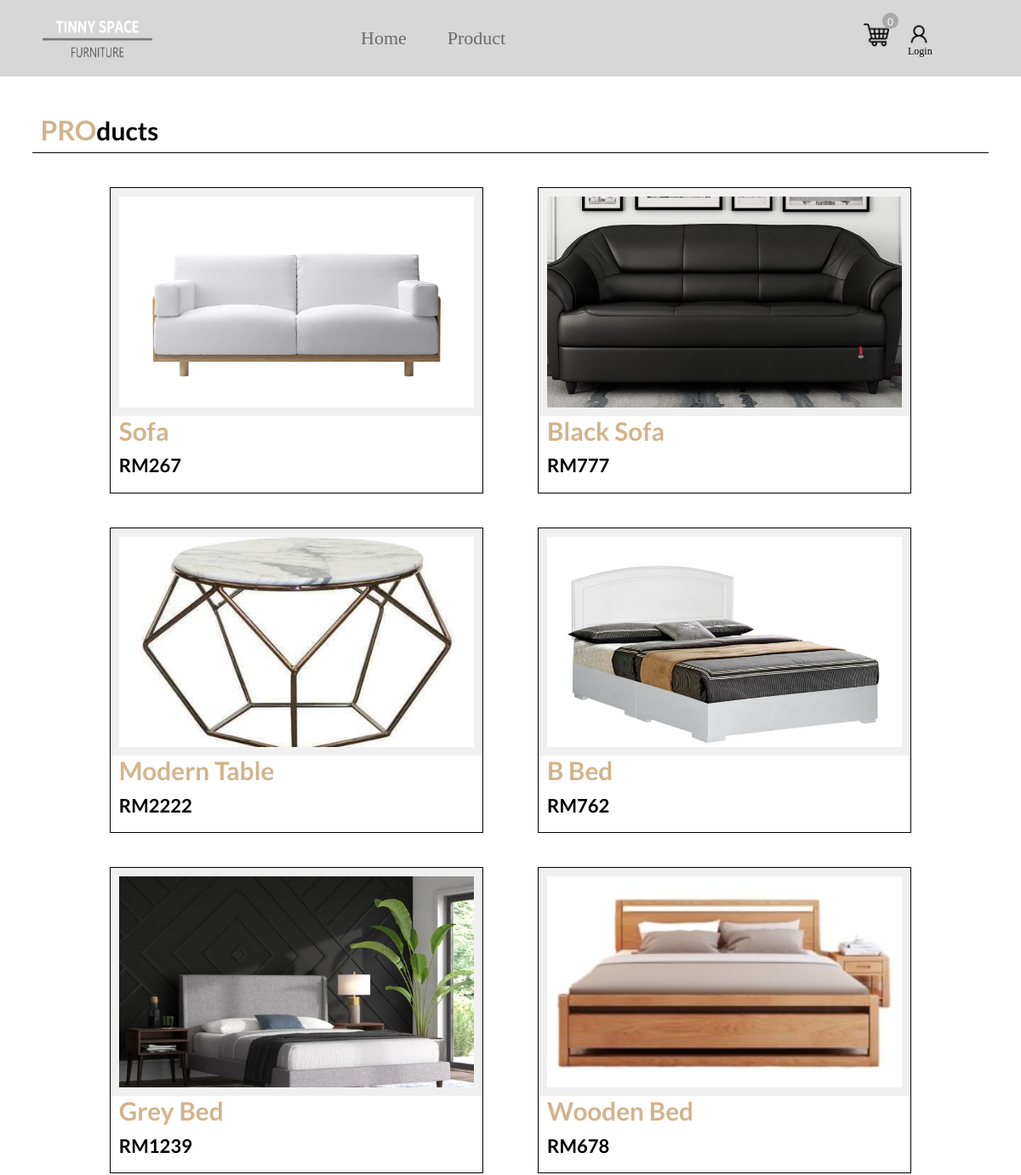
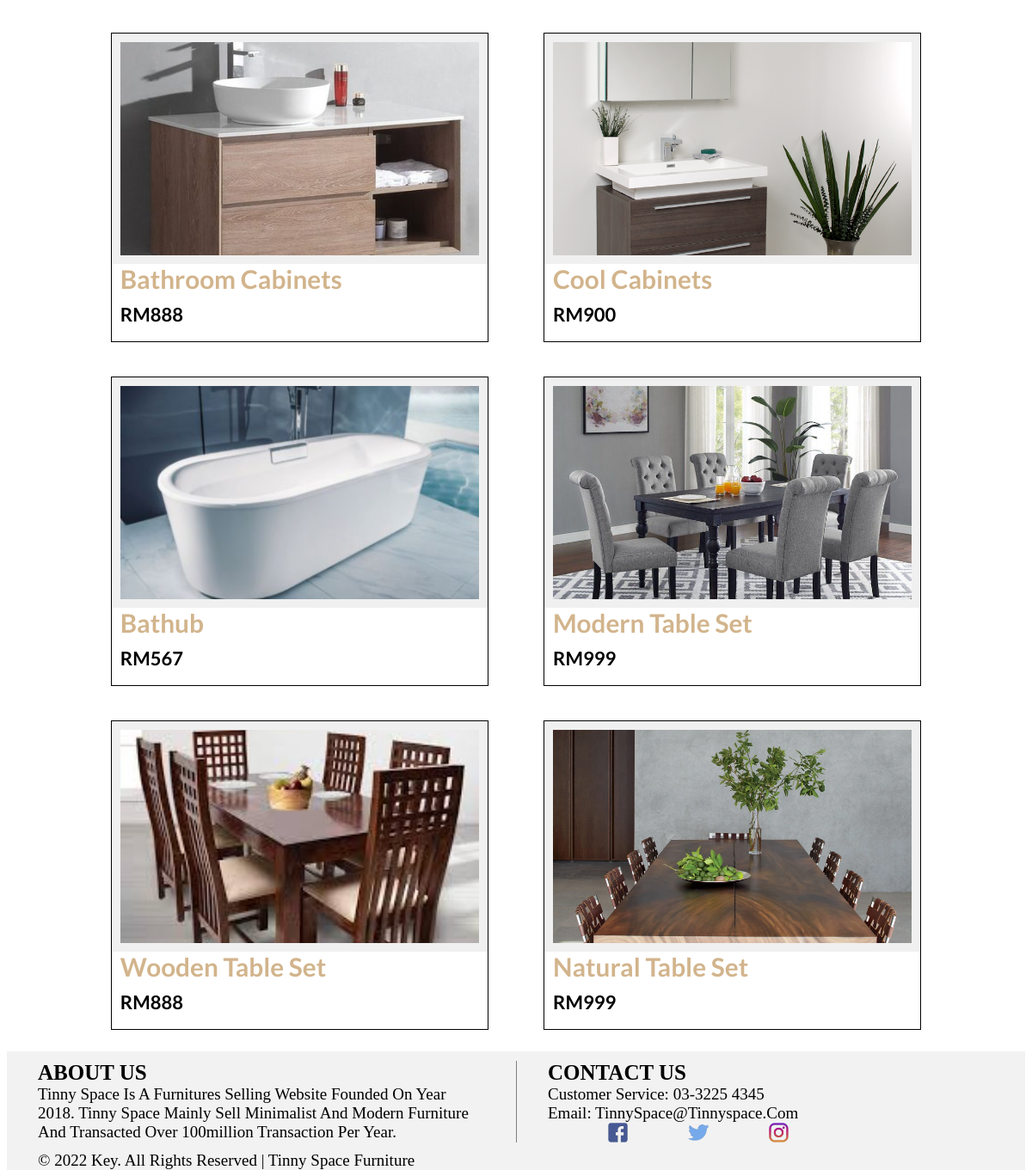
Page /php/product.php on the committed database (2 pictures, top to bottom).
### tables this page shows
CREATE TABLE IF NOT EXISTS `products` (
  `id` int(4) NOT NULL AUTO_INCREMENT,
  `title` varchar(225) NOT NULL,
  `price` int(100) NOT NULL,
  `img` longblob NOT NULL,
  `category` varchar(26) NOT NULL DEFAULT 'livingroom',
  `posted` date DEFAULT NULL,
  `extension` varchar(26) NOT NULL DEFAULT 'jpg',
  `quantity` int(4) NOT NULL DEFAULT '1',
  PRIMARY KEY (`id`)
);

### php/product.php (the view, shortened to what this page needs)
<?php
include_once("config.php");
?>
<!DOCTYPE html>
<html lang='en'>
<head>
	<link rel="stylesheet" href="https://cdnjs.cloudflare.com/ajax/libs/font-awesome/6.1.0/css/all.min.css">
	<link rel="stylesheet" href="../css/product.css">
	 <?php include('includes/header.php'); ?>
</head>
<body>
<br><br><br><br><br>
<section class="product" id="product">
<?php
	if(isset($_GET['category'])){
			$category = $_GET['category'];
			$result = mysqli_query($conn, "SELECT * FROM products WHERE category='$category' ORDER BY id ASC");
			echo '<h1 class="heading"> <span>Pro</span>ducts : '.$category.'</h1>';
	}else{
			$result = mysqli_query($conn, "SELECT * FROM products ORDER BY id ASC");
			echo '<h1 class="heading"> <span>Pro</span>ducts  </h1>';
	}
?>
<div class="all-container">
	<div class="box-container">
		<?php
		if(mysqli_num_rows($result)>0){
			while($row = mysqli_fetch_array($result))
			{
		?>
		<div class="box">
			<div class="image">
				<img src="admin/uploads/<?=$row['img']?>">
			</div>
			<div class="info">
				<h3 class="product-title"><?php echo $row["title"]; ?></h3>
				<div class="subInfo" style= "border-top:none;">
					<span class="price"> RM<?php echo $row["price"]; ?></span>
				</div>
			</div>
		</div>
		<?php
			}
		}
		?>
	</div>
	<footer id="footer">
		<?php include('includes/footer.php'); ?>
	</footer>
</div>
</body>
</html>

### php/includes/header.php (shortened to what this page needs)
<link rel="stylesheet" href="https://cdnjs.cloudflare.com/ajax/libs/font-awesome/6.1.0/css/all.min.css">
<link rel="stylesheet" href="../css/cart.css">
 <nav class="navbar">
	<div class="headerbar">
		<div class="logo" style="margin-left:0;">
		   <a href="index.php"><img src="../img/logo.png" alt="Logo"/></a>
		</div>
		<ul class="links-container">
			<li class="link-item"><a href="index.php" class="link">home</a></li>
			<li class="link-item"><a href="product.php" class="link">product</a></li>
		</ul>
		<div class="user-interactions">
			<div class="cart">
				<img src="../img/cart2.png" class="cart-icon" id ="cart-icon" alt="">
				<span class="cart-item-count">0</span>
			</div>
			<div class="user">
				<?php
					if(!isset($_SESSION["user_name"])) {
						echo "<a href='login/login.php'><img src='../img/user.png' class='user-icon' alt=''></a>";
					}else{
						echo "<a href='accountPage.php?id=".$_SESSION['id']."'><img src='../img/user.png' class='user-icon' alt=''></a>";
					}
				?>
			</div>
			<div class="user-log-out">
				<?php
					if(isset($_SESSION["user_name"])) {
						echo "<p style='transform:translate(-30px,28px); font-weight:500;font-size:12px;'>".$_SESSION["user_name"]."</p>";
						echo "<a href='login/logout.php' style='font-size:11px;' id='log-out'>LOGOUT< </a>";
					}else{
						echo "<p style='transform:translate(-33px,28px); font-weight:500;font-size:12px;'>Login</p>";
					}
				?>
			</div>
		</div>
	</div>
 </nav>

### php/includes/footer.php (shortened to what this page needs)
<div class="footer_bar">
    <br>
    <div class="AboutUs">
        <h3>ABOUT US</h3>
        <p>Tinny Space is a furnitures selling website founded on year 2018. Tinny Space mainly sell minimalist and modern furniture and transacted over 100million transaction per year.</p>
        <br>
        <p class="copyright">© 2022 Key. All rights Reserved | Tinny Space Furniture</p>
    </div>
    <div class="contactUs">
        <h3>CONTACT US</h3>
        <p>Customer Service: 03-3225 4345</p>
        <p>Email: TinnySpace@tinnyspace.com
        <div class="social_media">
            <a href="#"><img src="../img/facebook.png"  alt="Facebook"></a>
            <a href="#"><img src="../img/twitter.png"  alt="Twitter"></a>
            <a href="#"><img src="../img/instagram.png"  alt="Instagram"></a>
        </div>
    </div>
</div>

### css/product.css (style rules this page uses)
:root { --brown:#D2B48C; }
body * { margin:0; padding:0; box-sizing: border-box; text-transform: capitalize; text-decoration: none; scroll-behavior: smooth; list-style: none; }
html { font-size: 62%; overflow-x: hidden; }
.heading { padding-top: 70px; width: 95%; border-bottom: .2rem solid black; margin: 0 auto; font-size:30px; padding-bottom: 7px; font-family: 'Lato', sans-serif; }
.heading span { font-size: 32px; padding-left: 1rem; color: var(--brown); border-top-right-radius: 3rem; display: inline-block; text-transform: uppercase; }
.product { min-height: 100vh; }
.box-container { display: flex; align-items: center; justify-content: center; flex-wrap: wrap; padding: 2rem 0; width: 85%; margin: 0 auto; padding-bottom:2.5rem; }
.box { flex: 1 1 30rem; border: .1rem solid black; overflow: hidden; position: relative; margin: 20px 32px; }
.image { height: 27rem; padding: 10px; text-align: center; background: #f0f0f0; }
.image img { height: 100%; width: 100%; object-fit: cover; }
.info h3 { margin-top: -10px; font-weight: 600; padding:1rem; font-size: 3rem; color: var(--brown); }
.info { height: 100px; font-family: 'Lato', sans-serif; }
.price { font-size: 22px; font-family: 'Lato', sans-serif; padding-bottom: 20px; margin: 10px; font-weight: 600; }
.all-container { position: relative; min-height: 100vh; }
#footer { position:absolute; bottom:0; width:100%; height: 20px; }

### css/cart.css (style rules this page uses)
.navbar * { margin: 0; padding: 0; box-sizing: border-box; text-transform:capitalize; }
.navbar { width: 100%; height: 80px; top: 0; left: 0; justify-content: center; position:fixed; display: flex; z-index: 9; transition: 1s; }
.links-container { list-style: none; display: flex; align-items: center; position:absolute; }
.link-item { margin: 12px; position:relative; top:-70px; right:-400px; }
.link { font-size: 22px; color: black; padding: 12px; opacity: 0.5; transition: 1s; text-decoration: none; }
.navbar .link { color: black; opacity: 0.5; }
.user-interactions { display: flex; position: absolute; right: 5vw; top: 50%; transform: translateY(-50%); }
.user { z-index: 1; cursor: pointer; }
.cart { z-index: 2; }
.user-log-out { z-index: 1; }
.cart, .user, .user-log-out { width:30px; height: 30px; position: relative; margin: 10px; }
.user-icon { position: relative; left: 50%; }
#cart-icon { font-size: 20px; position: relative; left: 50%; top: 1px; cursor: pointer; object-fit: cover; }
.cart-item-count { height: 19px; width: 19px; text-align: center; align-items: center; font-family: 'lato', sans-serif; color: white; padding: 3px; font-size: 12px; border-radius: 50%; background: darkgrey; position: absolute; top: -10px; right: -26px; }
.cart-icon, .user-icon { width: 100%; height: 100%; object-fit: cover; }

### php/includes/header.php (style rules this page uses)
.headerbar { margin: auto; background-color: #D7D7D7; width:100%; height:90px; z-index=-1; }
.headerbar .logo { margin: auto; display: inline-block; width:50%; height: 100%; }
.navbar .headerbar .logo img { padding: 15px 0 0 50px; margin: auto; display: inline-block; width:30%; height:80px; }

### php/includes/footer.php (style rules this page uses)
.footer_bar { background-color: #F2F2F2; display:inline-block; width:100%; margin: auto; }
.AboutUs { float: left; font-family: Dubai; padding-left:36px; padding-right:36px; width:50%; display:inline-block; font-weight: lighter; }
.AboutUs h3 { font-size:25px; }
.AboutUs p { font-size:19px; }
.contactUs { border-width: 0 0 0 1px; border-style: solid; border-color: grey; float: left; font-family: Dubai; padding-left:36px; padding-right:36px; width:50%; display:inline-block; font-weight: lighter; }
.contactUs h3 { font-size:25px; }
.contactUs p { font-size:19px; }
.social_media { margin:auto; display:block; width:100%; }
.social_media img { padding-left:70px; float:left; width:18%; height:18%; }

### rows in the picture
products: img (picture), title "Sofa", price "267"
products: img (picture), title "Black Sofa", price "777"
products: img (picture), title "Modern Table", price "2222"
products: img (picture), title "B Bed", price "762"
products: img (picture), title "Grey Bed", price "1239"
products: img (picture), title "Wooden Bed", price "678"
products: img (picture), title "Bathroom Cabinets", price "888"
products: img (picture), title "Cool Cabinets", price "900"
products: img (picture), title "Bathub", price "567"
products: img (picture), title "Modern Table Set", price "999"
products: img (picture), title "Wooden Table Set", price "888"
products: img (picture), title "Natural Table Set", price "999"
